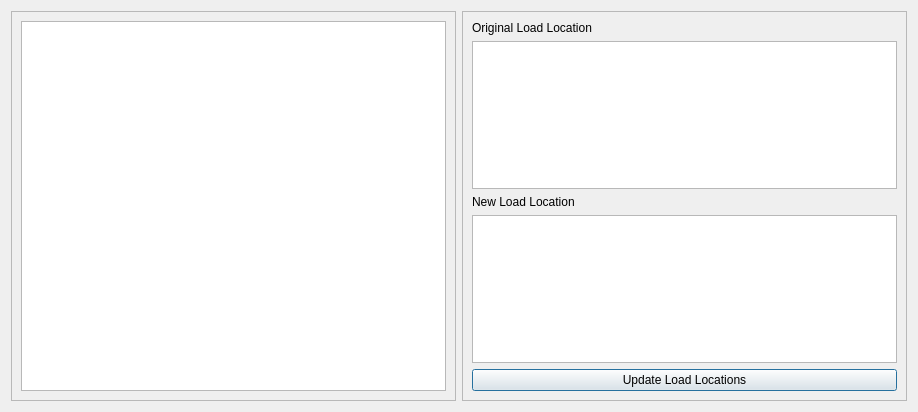
<?xml version="1.0" encoding="UTF-8"?>
<ui version="4.0">
 <class>Dialog</class>
 <widget class="QDialog" name="Dialog">
  <property name="geometry">
   <rect>
    <x>0</x>
    <y>0</y>
    <width>918</width>
    <height>412</height>
   </rect>
  </property>
  <property name="windowTitle">
   <string>Dialog</string>
  </property>
  <layout class="QGridLayout" name="gridLayout">
   <item row="0" column="0">
    <widget class="QFrame" name="frame">
     <property name="frameShape">
      <enum>QFrame::StyledPanel</enum>
     </property>
     <property name="frameShadow">
      <enum>QFrame::Raised</enum>
     </property>
     <layout class="QGridLayout" name="gridLayout_2">
      <item row="0" column="0">
       <widget class="QListView" name="seen_library_list"/>
      </item>
     </layout>
    </widget>
   </item>
   <item row="0" column="1">
    <widget class="QFrame" name="frame_2">
     <property name="frameShape">
      <enum>QFrame::StyledPanel</enum>
     </property>
     <property name="frameShadow">
      <enum>QFrame::Raised</enum>
     </property>
     <layout class="QVBoxLayout" name="verticalLayout">
      <item>
       <widget class="QLabel" name="original_address_label">
        <property name="text">
         <string>Original Load Location</string>
        </property>
       </widget>
      </item>
      <item>
       <widget class="QPlainTextEdit" name="original_address_textedit">
        <property name="frameShape">
         <enum>QFrame::StyledPanel</enum>
        </property>
        <property name="frameShadow">
         <enum>QFrame::Sunken</enum>
        </property>
        <property name="readOnly">
         <bool>true</bool>
        </property>
       </widget>
      </item>
      <item>
       <widget class="QLabel" name="new_address_label">
        <property name="text">
         <string>New Load Location</string>
        </property>
       </widget>
      </item>
      <item>
       <widget class="QPlainTextEdit" name="new_address_textedit"/>
      </item>
      <item>
       <widget class="QPushButton" name="update_button">
        <property name="text">
         <string>Update Load Locations</string>
        </property>
       </widget>
      </item>
     </layout>
    </widget>
   </item>
  </layout>
 </widget>
 <resources/>
 <connections/>
</ui>
